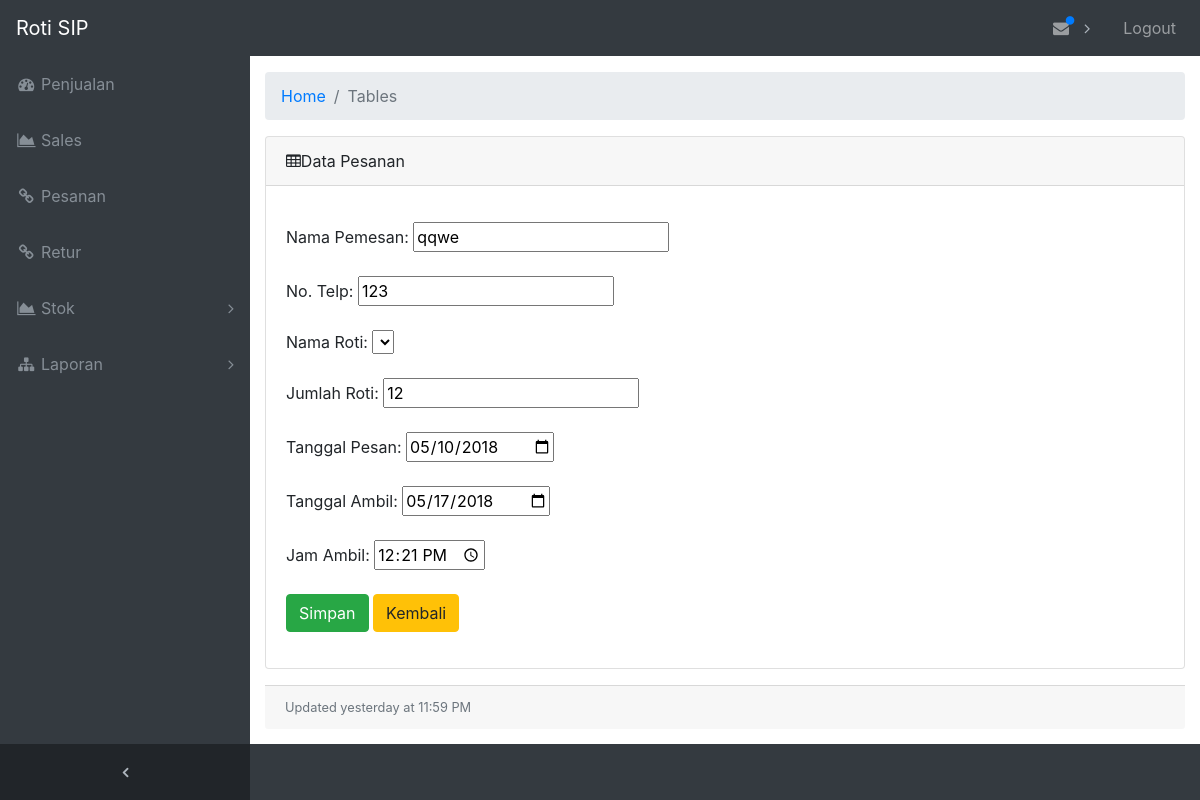
/Pesanan/edit/11, run on the app's committed database.
### tables this page shows
CREATE TABLE `tabel_pesanan` (
  `id_pesan` int(10) NOT NULL,
  `nama_pemesan` varchar(30) NOT NULL,
  `no_telp` varchar(13) NOT NULL,
  `id_roti` int(11) NOT NULL,
  `jumlah_roti` int(11) NOT NULL,
  `tgl_pesan` date NOT NULL,
  `tgl_ambil` date NOT NULL,
  `jam_ambil` time NOT NULL
);

### application/controllers/Pesanan.php (called while the page is built, shortened)
<?php
class Pesanan extends CI_Controller{
	function __construct(){
		$this->load->helper(array('url'));
		$this->load->model('Pesanan_model');
	}
	function edit(){
		$id = $this->uri->segment(3);
		$data = array(
            'user' => $this->Pesanan_model->get_data_edit($id),
		);
		$data['id_roti']= $this->Pesanan_model->get_roti();
     	$data['nama_roti']= $this->Pesanan_model->get_roti();
        $this->load->view("UpdatePesanan_view", $data);
	}
}
?>

### index.php (called while the page is built, shortened)
<?php
require_once BASEPATH.'core/CodeIgniter.php';

### application/models/Pesanan_model.php (called while the page is built, shortened)
<?php
class Pesanan_model extends CI_Model {
  function get_data_edit($id){
    $query = $this->db->query("SELECT * FROM tabel_pesanan WHERE id_pesan = '$id'");
    return $query->result_array();
  }
}
?>

### application/views/UpdatePesanan_view.php (the view, shortened to what this page needs)
<!DOCTYPE html>
<html lang="en">
<head>
  <link href="<?php echo base_url ('assets/vendor/bootstrap/css/bootstrap.min.css'); ?>" rel="stylesheet">
  <link href="<?php echo base_url ('assets/vendor/font-awesome/css/font-awesome.min.css');?>" rel="stylesheet" type="text/css">
  <link href="<?php echo base_url ('assets/vendor/datatables/dataTables.bootstrap4.css');?>" rel="stylesheet">
  <link href="<?php echo base_url ('assets/css/sb-admin.css');?>" rel="stylesheet">
</head>
<body class="fixed-nav sticky-footer bg-dark" id="page-top">
  <nav class="navbar navbar-expand-lg navbar-dark bg-dark fixed-top" id="mainNav">
    <a class="navbar-brand" href="<?php echo base_url ();?>Login/Home">Roti SIP</a>
    <div class="collapse navbar-collapse" id="navbarResponsive">
      <ul class="navbar-nav navbar-sidenav" id="exampleAccordion">
        <li class="nav-item" data-toggle="tooltip" data-placement="right" title="Dashboard">
          <a class="nav-link" href="http:/RotiSIP-Web/Penjualan">
            <i class="fa fa-fw fa-dashboard"></i>
            <span class="nav-link-text">Penjualan</span>
          </a>
        </li>
        <li class="nav-item" data-toggle="tooltip" data-placement="right" title="Form Sales">
          <a class="nav-link" href="http:/RotiSIP-Web/SalesBaru">
            <i class="fa fa-fw fa-area-chart"></i>
            <span class="nav-link-text">Sales</span>
          </a>
        </li>
       <li class="nav-item" data-toggle="tooltip" data-placement="right" title="Link">
          <a class="nav-link" href="http:/RotiSIP-Web/Pesanan">
            <i class="fa fa-fw fa-link"></i>
            <span class="nav-link-text">Pesanan</span>
          </a>
        </li>
		<li class="nav-item" data-toggle="tooltip" data-placement="right" title="Link">
          <a class="nav-link" href="http:/RotiSIP-Web/Retur">
            <i class="fa fa-fw fa-link"></i>
            <span class="nav-link-text">Retur</span>
          </a>
        </li>
        <li class="nav-item" data-toggle="tooltip" data-placement="right" title="Example Pages">
          <a class="nav-link nav-link-collapse collapsed" data-toggle="collapse" href="#collapseStok" data-parent="#exampleAccordion">
            <i class="fa fa-fw fa-area-chart"></i>
            <span class="nav-link-text">Stok</span>
          </a>
        </li>
         <li class="nav-item" data-toggle="tooltip" data-placement="right" title="Menu Levels">
          <a class="nav-link nav-link-collapse collapsed" data-toggle="collapse" href="#collapseLaporan" data-parent="#exampleAccordion">
            <i class="fa fa-fw fa-sitemap"></i>
            <span class="nav-link-text">Laporan</span>
          </a>
        </li>
      </ul>
      <ul class="navbar-nav sidenav-toggler">
        <li class="nav-item">
         <a class="nav-link text-center" id="sidenavToggler">
            <i class="fa fa-fw fa-angle-left"></i>
          </a>
        </li>
      </ul>
      <ul class="navbar-nav ml-auto">
        <li class="nav-item dropdown">
          <a class="nav-link dropdown-toggle mr-lg-2" id="alertsDropdown" href="#" data-toggle="dropdown" aria-haspopup="true" aria-expanded="false">
             <i class="fa fa-fw fa-envelope"></i>
            <span class="indicator text-primary d-none d-lg-block">
              <i class="fa fa-fw fa-circle"></i>
            </span>
          </a>
        </li>
        <li class="nav-item">
          <a class="nav-link" href="http:/RotiSIP-Web/Login/Logout">Logout</a>
        </li>
      </ul>
    </div>
  </nav>
  <div class="content-wrapper">
    <div class="container-fluid">
      <ol class="breadcrumb">
        <li class="breadcrumb-item">
          <a href="http://localhost/RotiSIP-Web/Login/Home">Home</a>
        </li>
        <li class="breadcrumb-item active">Tables</li>
      </ol>
      <div class="card mb-3">
        <div class="card-header">
          <i class="fa fa-table"></i>Data Pesanan</div>
        <div class="card-body">
          <div class="table-responsive">
                <div>
                <p>
                  <form method="post" action="<?php echo base_url()?>Pesanan/update">
                    Nama Pemesan: <input type="text" name="nama_pemesan" value="<?php echo @$user[0]['nama_pemesan']; ?>"><br/><br/>
                    No. Telp: <input type="text" name="no_telp" value="<?php echo @$user[0]['no_telp']; ?>"><br/><br/>
                    Nama Roti:
                      <?php
                      echo '<select name="roti">';
                          echo '</select>';
                      ?>
                      <br/><br/>
                    Jumlah Roti: <input type="text" name="jumlah_roti" value="<?php echo @$user[0]['jumlah_roti']; ?>"><br/><br/>
                    Tanggal Pesan: <input type="date" name="tgl_pesan" value="<?php echo @$user[0]['tgl_pesan']; ?>"><br/><br/>
                    Tanggal Ambil: <input type="date" name="tgl_ambil" value="<?php echo @$user[0]['tgl_ambil']; ?>"><br/><br/>
                    Jam Ambil: <input type="time" name="jam_ambil" value="<?php echo @$user[0]['jam_ambil']; ?>"><br/><br/>
                    <input type="submit" class="btn btn-success" name="btnTambah" value="Simpan"/>
                    <a class="btn btn-warning" href="<?php echo base_url()?>Pesanan">Kembali</a>
                </form>
                </p>
                </div>
        </div>
          </div>
        </div>
        <div class="card-footer small text-muted">Updated yesterday at 11:59 PM</div>
      </div>
    </div>
</body>
</html>

### assets/css/sb-admin.css (style rules this page uses)
html { position: relative; min-height: 100%; }
body { overflow-x: hidden; }
body.sticky-footer { margin-bottom: 56px; }
body.sticky-footer .content-wrapper { min-height: calc(100vh - 56px - 56px); }
body.fixed-nav { padding-top: 56px; }
.content-wrapper { min-height: calc(100vh - 56px); padding-top: 1rem; }
#mainNav .navbar-collapse { overflow: auto; max-height: 75vh; }
#mainNav .navbar-collapse .navbar-nav .nav-item .nav-link { cursor: pointer; }
#mainNav .navbar-collapse .navbar-sidenav .nav-link-collapse:after { float: right; content: '\f107'; font-family: 'FontAwesome'; }
#mainNav .navbar-collapse .navbar-sidenav .nav-link-collapse.collapsed:after { content: '\f105'; }
#mainNav .navbar-collapse .sidenav-toggler { display: none; }
#mainNav .navbar-collapse .navbar-nav > .nav-item.dropdown > .nav-link { position: relative; min-width: 45px; }
#mainNav .navbar-collapse .navbar-nav > .nav-item.dropdown > .nav-link:after { float: right; width: auto; content: '\f105'; border: none; font-family: 'FontAwesome'; }
#mainNav .navbar-collapse .navbar-nav > .nav-item.dropdown > .nav-link .indicator { position: absolute; top: 5px; left: 21px; font-size: 10px; }
@media (min-width: 992px) { #mainNav .navbar-brand { width: 250px; } }
@media (min-width: 992px) { #mainNav .navbar-collapse { overflow: visible; max-height: none; } }
@media (min-width: 992px) { #mainNav .navbar-collapse .navbar-sidenav { position: absolute; top: 0; left: 0; -webkit-flex-direction: column; -ms-flex-direction: column; flex-direction: column; margin-top: 56px; } }
@media (min-width: 992px) { #mainNav .navbar-collapse .navbar-sidenav > .nav-item { width: 250px; padding: 0; } }
@media (min-width: 992px) { #mainNav .navbar-collapse .navbar-sidenav > .nav-item > .nav-link { padding: 1em; } }
@media (min-width: 992px) { #mainNav .navbar-collapse .navbar-nav > .nav-item.dropdown > .nav-link { min-width: 0; } }
@media (min-width: 992px) { #mainNav .navbar-collapse .navbar-nav > .nav-item.dropdown > .nav-link:after { width: 24px; text-align: center; } }
#mainNav.fixed-top .sidenav-toggler { display: none; }
@media (min-width: 992px) { #mainNav.fixed-top .navbar-sidenav { height: calc(100vh - 112px); } }
@media (min-width: 992px) { #mainNav.fixed-top .sidenav-toggler { position: absolute; top: 0; left: 0; display: flex; -webkit-flex-direction: column; -ms-flex-direction: column; flex-direction: column; margin-top: calc(100vh - 56px); } }
@media (min-width: 992px) { #mainNav.fixed-top .sidenav-toggler > .nav-item { width: 250px; padding: 0; } }
@media (min-width: 992px) { #mainNav.fixed-top .sidenav-toggler > .nav-item > .nav-link { padding: 1em; } }
#mainNav.fixed-top.navbar-dark .sidenav-toggler { background-color: #212529; }
#mainNav.fixed-top.navbar-dark .sidenav-toggler a i { color: #adb5bd; }
.content-wrapper { overflow-x: hidden; background: white; }
@media (min-width: 992px) { .content-wrapper { margin-left: 250px; } }
#sidenavToggler i { font-weight: 800; }
#mainNav.navbar-dark .navbar-collapse .navbar-sidenav .nav-link-collapse:after { color: #868e96; }
#mainNav.navbar-dark .navbar-collapse .navbar-sidenav > .nav-item > .nav-link { color: #868e96; }
#mainNav.navbar-dark .navbar-collapse .navbar-nav > .nav-item.dropdown > .nav-link:after { color: #adb5bd; }
@media (min-width: 992px) { #mainNav.navbar-dark .navbar-collapse .navbar-sidenav { background: #343a40; } }

### data on the page
tabel_pesanan: nama_pemesan "qqwe", no_telp "123", jumlah_roti "12", tgl_pesan "05/10/2018", tgl_ambil "05/17/2018", jam_ambil "12:21:00"
